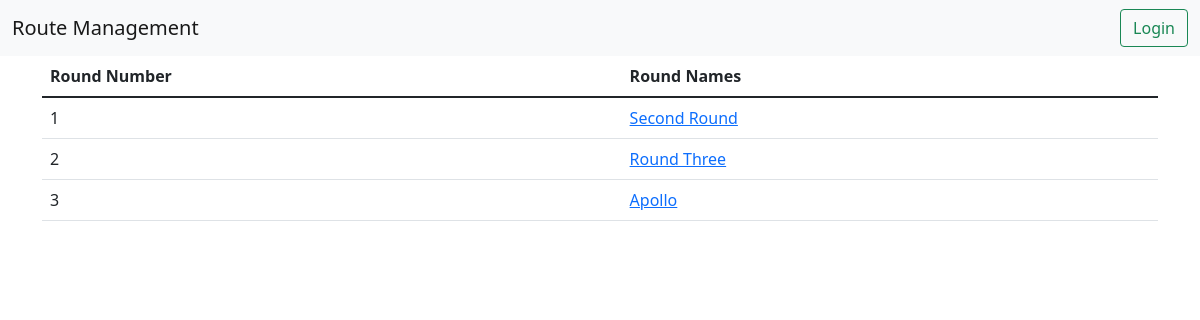
The page /allRounds/ on the database as committed earlier.
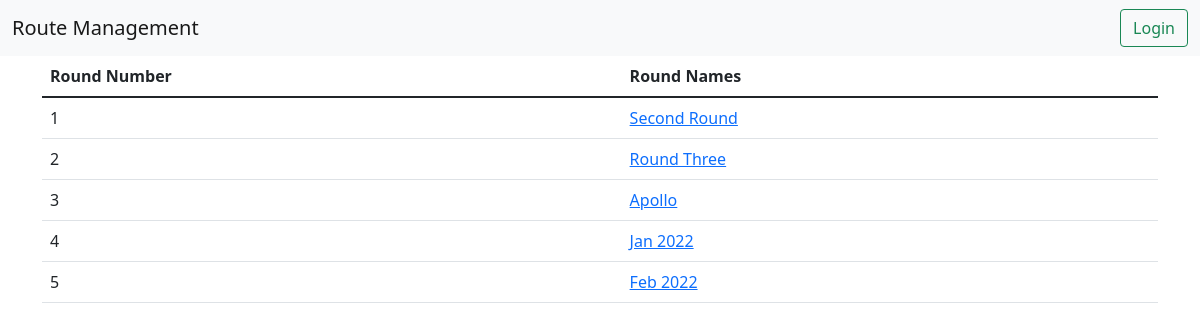
The same page on the database as committed later.
### shuffle/models.py (models this page shows, shortened)
class Round(models.Model):
    name = models.CharField(max_length=255)
    members = models.TextField(default="")
    location = models.TextField(default="")
    dateCreated = models.DateTimeField(default=timezone.now)

### shuffle/views.py (the view)
# urls.py: path("allRounds/", views.allRounds, name="allRounds"),
def allRounds(request):
    allRounds = Round.objects.all()
    return render(request, "shuffle/allRounds.html", context={"allRounds": allRounds})

### shuffle/templates/shuffle/allRounds.html
{%extends 'base.html'%}
{%block content%}
    <table class="table table-borderd table-hover">
        <thead>
            <tr>
                <th>Round Number</th>
                <th>Round Names</th>
            </tr>
        </thead>
        <tbody>
            {%for round in allRounds%}
                <tr>
                    <td>{{forloop.counter}}</td>
                    <td><a href="{%url 'shuffle:round' round.id %}">{{round.name}}</a></td>
                </tr>
            {%endfor%}
        </tbody>
    </table>
{%endblock%}

Rows that differ between the two databases and show on the page:
added Round: name "Jan 2022"
added Round: name "Feb 2022"
